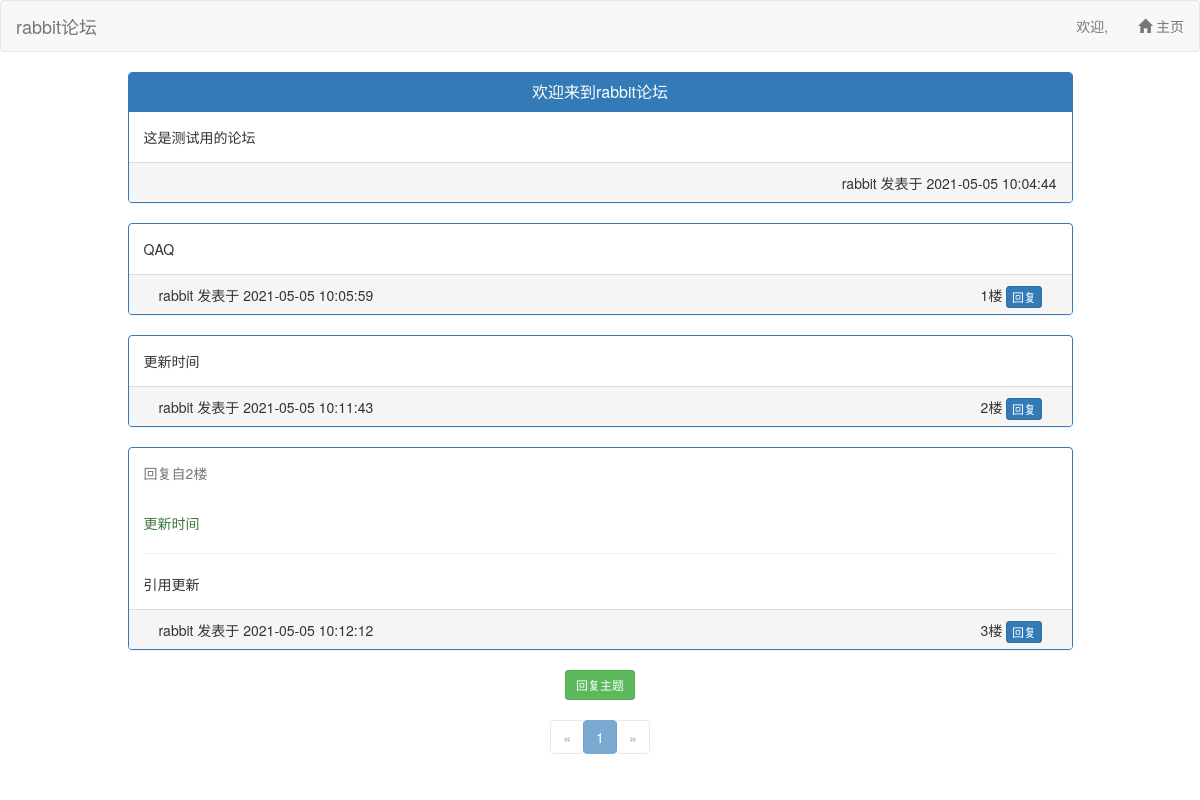
The page /post.php?id=1 on the database its author committed.
### tables this page shows
CREATE TABLE IF NOT EXISTS `posts` (
  `post_id` int(11) NOT NULL AUTO_INCREMENT,
  `title` varchar(50) DEFAULT NULL,
  `content` varchar(10000) DEFAULT NULL,
  `author` varchar(50) DEFAULT NULL,
  `new_time` datetime DEFAULT NULL,
  `last_time` datetime DEFAULT NULL,
  PRIMARY KEY (`post_id`) USING BTREE
);

CREATE TABLE IF NOT EXISTS `comment` (
  `id` int(11) NOT NULL AUTO_INCREMENT,
  `post_id` int(11) DEFAULT NULL,
  `reply_id` int(11) DEFAULT NULL,
  `author` varchar(50) DEFAULT NULL,
  `content` varchar(1000) DEFAULT NULL,
  `comment_time` datetime DEFAULT NULL,
  `floor` int(11) DEFAULT NULL,
  PRIMARY KEY (`id`)
);

### post.php (the view, shortened to what this page needs)
<?php
$post_id=$_GET['id'];
$con=mysqli_connect('localhost','root','root','myweb');
mysqli_set_charset($con,"utf8");
$sql="select title,author,new_time,content from posts where post_id = $post_id";
$que=mysqli_query($con,$sql);
$arr=mysqli_fetch_array($que);
$title=$arr['title'];
$author=$arr['author'];
$post_time=$arr['new_time'];
$content=$arr['content'];
if(isset($_GET['page_index']))
    $page_index=$_GET['page_index'];
else
    $page_index=1;
$per_page=5;
$sql="select count(*) from comment where post_id = '$post_id'";
$que=mysqli_query($con,$sql);
$arr=mysqli_fetch_array($que);
$total=$arr[0];
$num_page=ceil($total/$per_page);
$start=($page_index-1)*$per_page;
?>
<!DOCTYPE html>
<html lang="en">
<head>
    <link rel="stylesheet" href="asset/bootstrap-3.4.1-dist/css/bootstrap.min.css">
    <link rel="stylesheet" href="asset/bootstrap-3.4.1-dist/css/mysetting.css">
</head>
<body>
<nav class="navbar navbar-default" role="navigation">
    <div class="container-fluid">
        <div class="navbar-header">
            <a class="navbar-brand">rabbit论坛</a>
        </div>
        <ul class="nav navbar-nav navbar-right">
            <li><a>欢迎,<?php echo $_SESSION['username'] ?></a></li>
            <li><a href="index.php"><span class="glyphicon glyphicon-home"></span> 主页</a></li>
        </ul>
    </div>
</nav>
<div class="container">
    <div class="row">
        <div class="col-md-10 col-lg-offset-1">
            <div class="panel panel-primary">
                <div class="panel-heading">
                    <h3 class="panel-title"><?php echo $title ?></h3>
                </div>
                <div class="panel-body">
                    <?php echo $content ?>
                </div>
                <div class="panel-footer" style="height: 40px">
                    <div class="col-md-offset-4">
                        <p style="text-align: right"><?php echo $author ?>&nbsp;发表于&nbsp;<?php echo $post_time ?></p>
                    </div>
                 </div>
            </div>
                <?php
                    $sql="select id,reply_id,author,comment_time,content,floor from comment where post_id=$post_id order by id limit $start,$per_page";
                    $que=mysqli_query($con,$sql);
                    $num=mysqli_num_rows($que);
                    if($num)
                    {
                        while($arr=mysqli_fetch_array($que))
                        {
                            ?>
                            <div class="panel panel-primary">
                                <div class="panel-body">
                                    <?php
                                    $floor_cur=$arr['floor'];
                                    $id_reply = $arr['reply_id'];
                                    if($id_reply)
                                    {
                                        $sql_reply_floor="select floor from comment where id= $id_reply";
                                        $srh=mysqli_query($con,$sql_reply_floor);
                                        $reply_floor=mysqli_fetch_array($srh)[0];
                                        echo '<p class="text-muted">回复自'."$reply_floor".'楼</p><br>';
                                        $sql2="select content from comment where id = $id_reply";
                                        $que2=mysqli_query($con,$sql2);
                                        $reply_conntent=mysqli_fetch_array($que2)[0];
                                        echo '<p class="text-success">'."$reply_conntent".'</p><hr>';
                                    }
                                    echo $arr['content'];
                                    ?>
                                </div>
                                <div class="panel-footer" style="height: 40px">
                                    <div class="col-md-4" >
                                        <p style="text-align: left"><?php echo $arr['author'] ?>&nbsp;发表于&nbsp;<?php echo $arr['comment_time'] ?></p>
                                    </div>
                                    <div class="col-md-offset-11">
                                        <?php echo $floor_cur ?>楼
                                        <button class="btn btn-primary btn-xs" data-toggle="modal" data-target="#reply" onclick="judger(this)" id="<?php echo $arr['id'] ?>" >回复</button>
                                    </div>
                                </div>
                            </div>
                            <?php
                        }
                    }
                ?>
            <div style="text-align: center"><button class="btn btn-success  btn-sm" data-toggle="modal" data-target="#reply" id="0" onclick="judger(this)">回复主题</button><br></div>
            <div style="text-align: center">
                <ul class="pagination">
                    <li><a class="<?php if($page_index==1) echo "disabled btn";?>" href="<?php echo "$_SERVER[PHP_SELF]?id=".$post_id."&page_index=".($page_index-1)?>">&laquo;</a></li>
                    <?php
                    for($i=1;$i<=$num_page;$i++)
                        if($i==$page_index)
                        {
                            ?>
                            <li class='active'><a class="btn disabled" href="<?php echo "$_SERVER[PHP_SELF]?id=".$post_id."&page_index=".$i?>"> <?php echo $i;?></a></li>
                            <?php
                        }
                        else
                        {
                            ?>
                            <li><a href="<?php echo "$_SERVER[PHP_SELF]?id=".$post_id."&page_index=".$i?>"> <?php echo $i;?></a></li>
                            <?php
                        }
                    ?>
                    <li><a class="<?php if($page_index==$num_page) echo "disabled btn";?>" href="<?php echo "$_SERVER[PHP_SELF]?id=".$post_id."&page=".($page_index+1)?>">&raquo;</a></li>
                </ul>
            </div>
        </div>
    </div>
</div>
</body>
</html>

### rows shown on the page
posts: title "欢迎来到rabbit论坛", content "这是测试用的论坛", author "rabbit", new_time "2021-05-05 10:04:44"
comment: content "QAQ", author "rabbit", comment_time "2021-05-05 10:05:59", floor "1"
comment: content "更新时间", author "rabbit", comment_time "2021-05-05 10:11:43", floor "2"
comment: comment.floor "2", comment.content "更新时间", content "引用更新", author "rabbit", comment_time "2021-05-05 10:12:12", floor "3"
